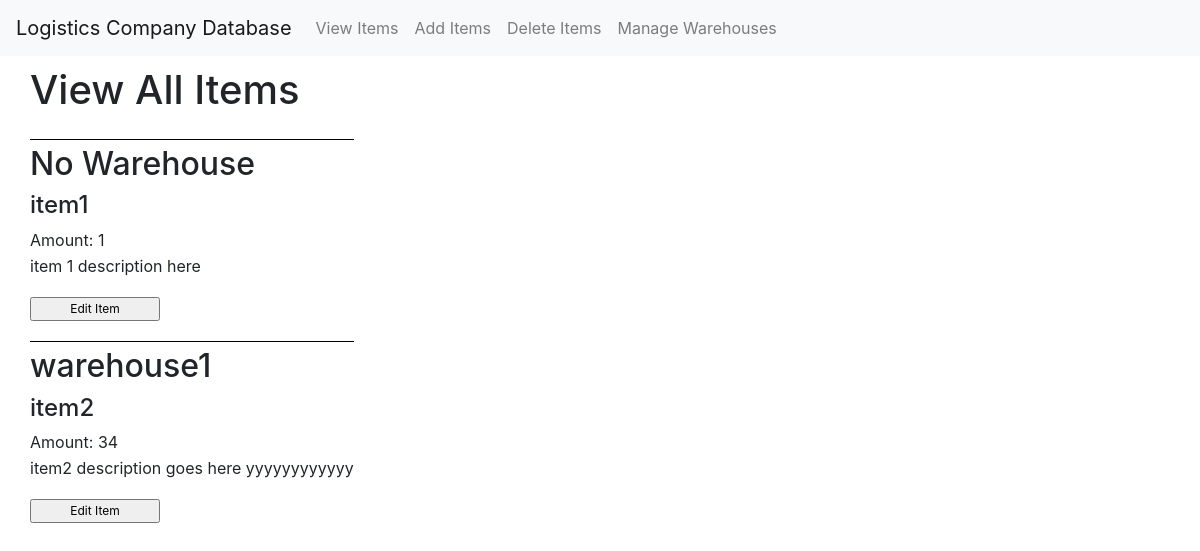
The app's page /, older data.
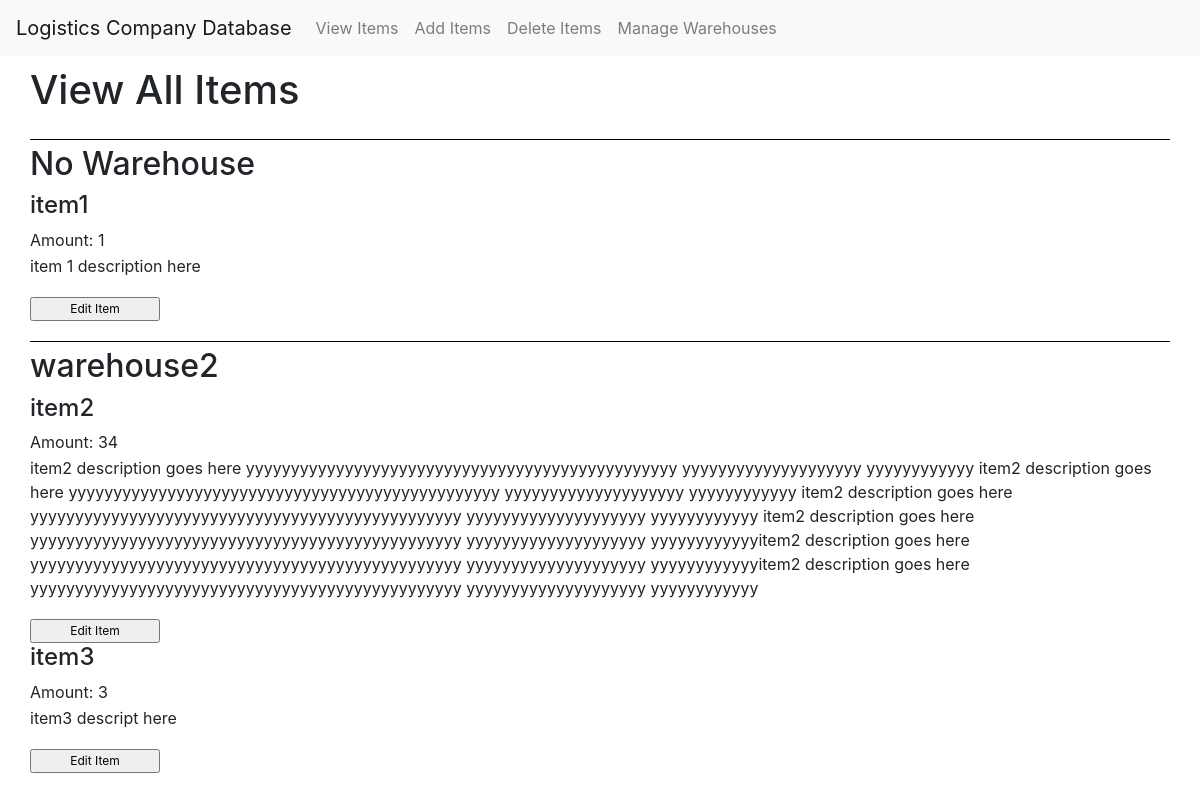
The same page, newer data.
### tables this page shows
CREATE TABLE entries (
    id INTEGER PRIMARY KEY AUTOINCREMENT,
    title TEXT NOT NULL,
    quantity INTEGER NOT NULL,
    descript TEXT NOT NULL,
    warehouse_id INTEGER,
    FOREIGN KEY (warehouse_id) REFERENCES warehouses(warehouse_id)
);

CREATE TABLE warehouses (
    warehouse_id INTEGER PRIMARY KEY AUTOINCREMENT,
    warehouse_name TEXT NOT NULL,
    warehouse_address TEXT NOT NULL
);

### main.py (the view)
@app.route('/')
def index():
    db = get_db()
    cursor = db.cursor()
    sqlite_query = """SELECT id, title, quantity, descript, warehouses.warehouse_id, warehouse_name, warehouse_address FROM entries
                    LEFT JOIN warehouses ON entries.warehouse_id = warehouses.warehouse_id"""
    cursor.execute(sqlite_query)
    entries = cursor.fetchall()
    records = {}
    for entry in entries:
        warehouse = entry[5]
        records[warehouse] = records.get(entry[5], [])
        records[warehouse].append(entry)
    return render_template("index.html", list=records)

### main.py (called while the page is built)
def get_db():
    db = getattr(g, '_database', None)
    if db is None:
        db = g._database = sql.connect(DATABASE)
    return db

@app.teardown_appcontext
def close_connection(exception):
    db = getattr(g, '_database', None)
    if db is not None:
        db.close()

### templates/index.html (shortened to what this page needs)
{% extends "base.html" %}
{% block body %}
<div class="header-div">
    <h1> View All Items </h1>
</div>
<div class="body">
    {% for warehouse in list%}
        <div class="warehouse-div">
            {%if warehouse%}
                <h2 class="warehouse-name"> {{warehouse}}</h2>
            {% else %}
                <h2 class="warehouse-name"> No Warehouse </h2>
            {%endif%}
            {% for item in list[warehouse] %}
            <div class="info">
                <h4 class="item-name">{{item[1]}}</h4>
                <p class="item-info"> Amount: {{item[2]}}</p>
                <p class="item-info"> {{item[3]}}<p>
                <form id="edit-form" method=get action="/edit">
                    <input class="submit-btn" type=submit value="Edit Item">
                </form>
            </div>
            {% endfor %}
        </div>
    {% endfor %}
</div>
{% endblock %}

Row changes from the older to the newer data that the page shows:
no longer on this page (row unchanged): warehouses: warehouse_name "warehouse1", entries (title "item2", quantity "34", descript "item2 description goes here yyyyyyyyyyyy")
now on this page (row unchanged): warehouses: warehouse_name "warehouse2", entries (title "item2", quantity "34", descript "item2 description goes here yyyyyyyyyyyyyyyyyyyyyyyyyyyyyyyyyyyyyyyyyyyyyyyy yyyyyyyyyyyyyyyyyyyy yyyyyyyyyyyy item2 description goes here yyyyyyyyyyyyyyyyyyyyyyyyyyyyyyyyyyyyyyyyyyyyyyyy yyyyyyyyyyyyyyyyyyyy yyyyyyyyyyyy item2 description goes here yyyyyyyyyyyyyyyyyyyyyyyyyyyyyyyyyyyyyyyyyyyyyyyy yyyyyyyyyyyyyyyyyyyy yyyyyyyyyyyy item2 description goes here yyyyyyyyyyyyyyyyyyyyyyyyyyyyyyyyyyyyyyyyyyyyyyyy yyyyyyyyyyyyyyyyyyyy yyyyyyyyyyyyitem2 description goes here yyyyyyyyyyyyyyyyyyyyyyyyyyyyyyyyyyyyyyyyyyyyyyyy yyyyyyyyyyyyyyyyyyyy yyyyyyyyyyyyitem2 description goes here yyyyyyyyyyyyyyyyyyyyyyyyyyyyyyyyyyyyyyyyyyyyyyyy yyyyyyyyyyyyyyyyyyyy yyyyyyyyyyyy")
added entries: title "item3", quantity "3", descript "item3 descript here", shown under "warehouse2"
